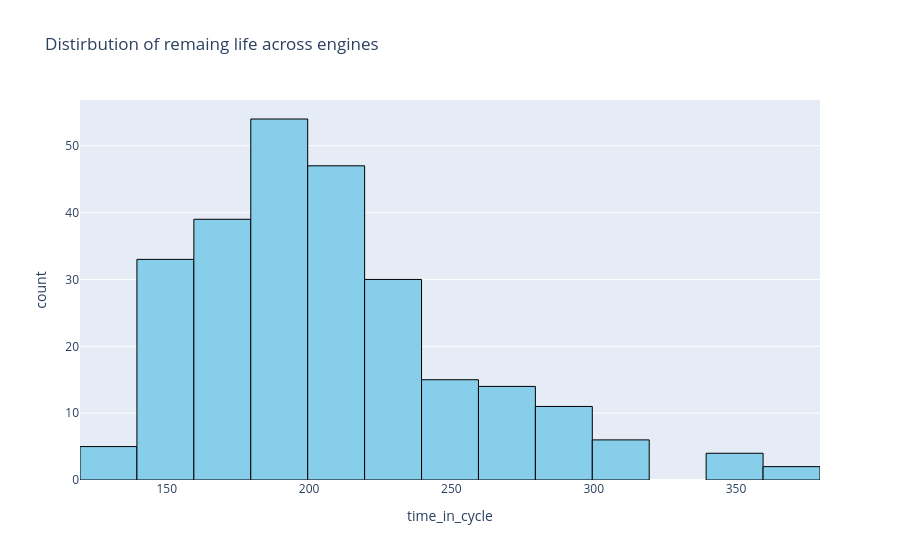

This figure's notebook cell:
### Code cell
max_cycle_per_engine = fd002_train.groupby("Unit number (engine id)")["time_in_cycle"].max()

fig = px.histogram(max_cycle_per_engine, x = max_cycle_per_engine, nbins= 25, title= "Distirbution of remaing life across engines")
fig.update_traces(marker = dict(color = "skyblue", line = dict(color = "black", width = 1)))
fig.show()

### Figure 1 — Plotly figure (JSON) as saved in the notebook; plotly's stock layout.template omitted (floating-point values rounded to 4 significant figures; data arrays with more than 128 entries replaced by an {"elided": "..."} marker saying what was removed)
{"data": [{"bingroup": "x", "hovertemplate": "time_in_cycle=%{x}<br>count=%{y}<extra></extra>", "legendgroup": "", "marker": {"color": "skyblue", "line": {"color": "black", "width": 1}, "pattern": {"shape": ""}}, "name": "", "nbinsx": 25, "orientation": "v", "showlegend": false, "type": "histogram", "x": {"elided": "260 int values"}, "xaxis": "x", "yaxis": "y"}], "layout": {"barmode": "relative", "legend": {"tracegroupgap": 0}, "title": {"text": "Distirbution of remaing life across engines"}, "xaxis": {"anchor": "y", "domain": [0, 1], "title": {"text": "time_in_cycle"}}, "yaxis": {"anchor": "x", "domain": [0, 1], "title": {"text": "count"}}}}
